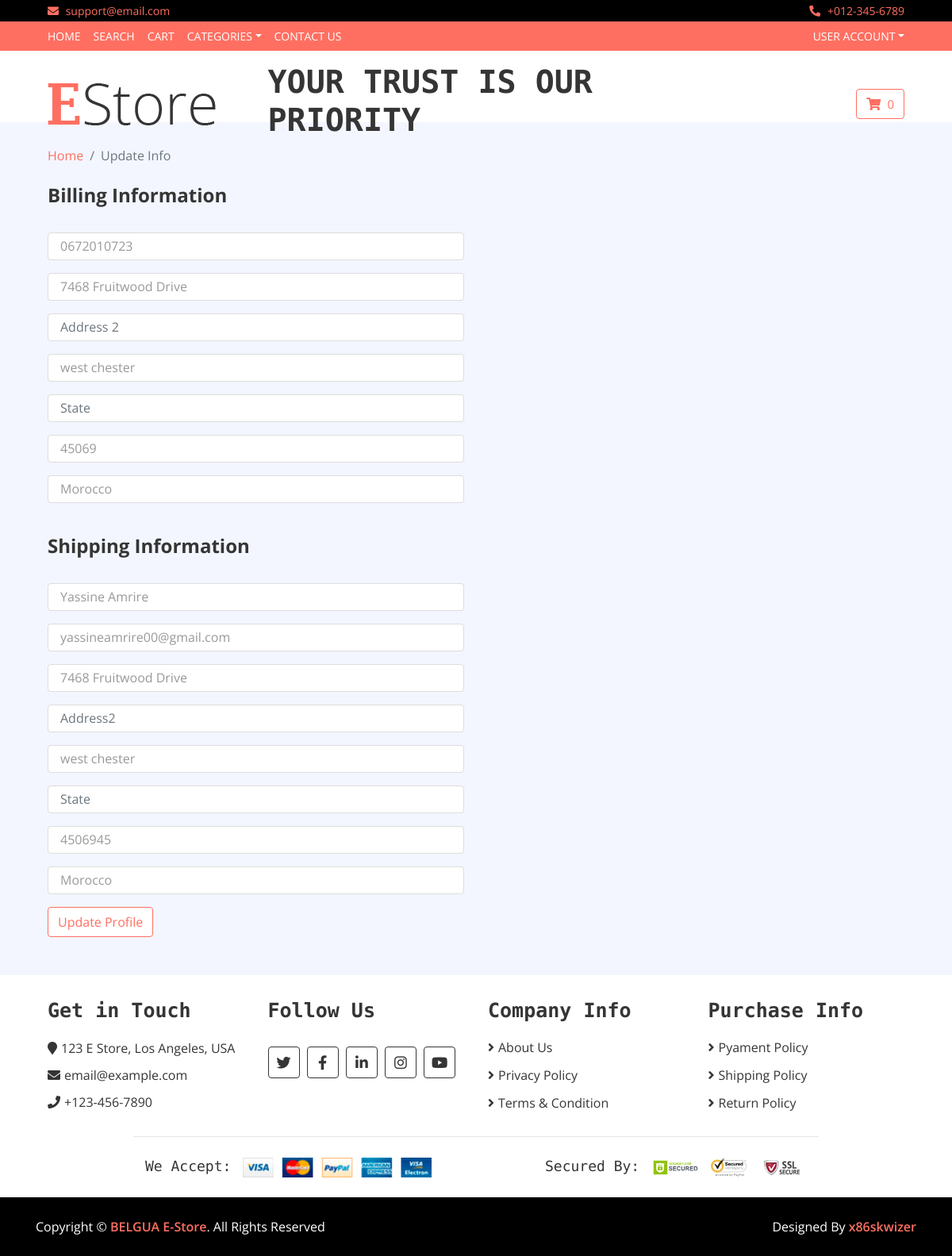
Screenshot of /update_info/ (signed in) with the database file from the repository.
### core/models.py (models this page shows, shortened)
class Profile(models.Model):
	user = models.OneToOneField(User, on_delete=models.CASCADE)
	date_modified = models.DateTimeField(User, auto_now=True)
	phone = models.CharField(max_length=20, blank=True)
	address1 = models.CharField(max_length=200, blank=True)
	address2 = models.CharField(max_length=200, blank=True)
	city = models.CharField(max_length=200, blank=True)
	state = models.CharField(max_length=200, blank=True)
	zipcode = models.CharField(max_length=200, blank=True)
	country = models.CharField(max_length=200, blank=True)
	old_cart = models.CharField(max_length=200, blank=True, null=True)

### payment/models.py (models this page shows, shortened)
class ShippingAddress(models.Model):
	user = models.ForeignKey(User, on_delete=models.CASCADE, null=True, blank=True)
	shipping_full_name = models.CharField(max_length=255)
	shipping_email = models.CharField(max_length=255)
	shipping_address1 = models.CharField(max_length=255)
	shipping_address2 = models.CharField(max_length=255, null=True, blank=True)
	shipping_city = models.CharField(max_length=255)
	shipping_state = models.CharField(max_length=255, null=True, blank=True)
	shipping_zipcode = models.CharField(max_length=255, null=True, blank=True)
	shipping_country = models.CharField(max_length=255)
	class Meta:
		verbose_name_plural = "Shipping Address"

### core/views.py (the view)
# urls.py: path('update_info/', views.update_info, name='update_info'),
def update_info(request):
    if request.user.is_authenticated:
        current_user = get_object_or_404(Profile, user__id=request.user.id)
        try:
            shipping_user = ShippingAddress.objects.get(user__id=request.user.id)
        except ShippingAddress.DoesNotExist:
            shipping_user = None
        form = UserInfoForm(request.POST or None, instance=current_user)
        shipping_form = ShippingForm(request.POST or None, instance=shipping_user)
        if form.is_valid() or shipping_form.is_valid():
            form.save()
            shipping_form.save()
            messages.success(request, "Info has been updated!")
            return redirect('core:index')
        return render(request, 'update_info.html', {'form': form, 'shipping_form': shipping_form})
    else:
        messages.error(request, "You need to be logged in to update your information.")
        return redirect('core:index')

### core/forms.py
class UserInfoForm(forms.ModelForm):
	phone = forms.CharField(label="", widget=forms.TextInput(attrs={'class':'form-control', 'placeholder':'Phone'}), required=False)
	address1 = forms.CharField(label="", widget=forms.TextInput(attrs={'class':'form-control', 'placeholder':'Address 1'}), required=False)
	address2 = forms.CharField(label="", widget=forms.TextInput(attrs={'class':'form-control', 'placeholder':'Address 2'}), required=False)
	city = forms.CharField(label="", widget=forms.TextInput(attrs={'class':'form-control', 'placeholder':'City'}), required=False)
	state = forms.CharField(label="", widget=forms.TextInput(attrs={'class':'form-control', 'placeholder':'State'}), required=False)
	zipcode = forms.CharField(label="", widget=forms.TextInput(attrs={'class':'form-control', 'placeholder':'ZipCode'}), required=False)
	country = forms.CharField(label="", widget=forms.TextInput(attrs={'class':'form-control', 'placeholder':'Country'}), required=False)
	class Meta:
		model = Profile
		fields = ('phone', 'address1', 'address2', 'city', 'state', 'zipcode', 'country')

### cart/cart.py (called while the page is built)
    def __len__(self):
        return sum(item['quantity'] for item in self.cart.values())

### cart/context_processors.py (called while the page is built)
def cart(request):
	return {'cart': Cart(request)}

### core/templates/update_info.html (shortened to what this page needs)
{% extends 'base.html' %}
{% load static %}
{% block content %}
<div class="breadcrumb-wrap">
    <div class="container-fluid">
        <ul class="breadcrumb">
            <li class="breadcrumb-item"><a href="{% url 'core:index' %}">Home</a></li>
            <li class="breadcrumb-item active">Update Info</li>
        </ul>
    </div>
</div>
<br/>
<div class="register">
    <div class="container-fluid">
        <div class="row">
            <div class="col-lg-6">
                <div class="register-form">
					<form method="POST" action="{% url 'core:update_info' %}">
                        <h4><strong>Billing Information</strong></h4><br/>
						{{ form.as_p }}
                        <br/><h4><strong>Shipping Information</strong></h4><br/>
						{{ shipping_form.as_p }}
                        <button type="submit" class="btn">Update Profile</button>
					</form>
                </div>
            </div>
        </div>
    </div>
</div>
<br/><br/>
{% endblock %}

### static/store/css/style.css (style rules this page uses)
body { color: #353535; font-family: 'Open Sans', sans-serif; font-weight: 400; background: #f3f6ff; }
a { color: #FF6F61; }
@media (min-width: 992px) { .container-fluid { padding-right: 60px; padding-left: 60px; } }
.form-control, .custom-select { width: 100%; height: 35px; padding: 0 15px; color: #999999; border: 1px solid #dddddd; margin-bottom: 15px }
.btn { color: #FF6F61; background: #ffffff; border: 1px solid #FF6F61; }
.breadcrumb-wrap { position: relative; width: 100%; }
.breadcrumb-wrap .breadcrumb { margin: 0; padding: 0; background: transparent; }

### rows the page displays
Profile: phone "0672010723", address1 "7468 Fruitwood Drive", city "west chester", zipcode "45069", country "Morocco"
ShippingAddress: shipping_full_name "Yassine Amrire", shipping_email "yassineamrire00@gmail.com", shipping_address1 "7468 Fruitwood Drive", shipping_city "west chester", shipping_zipcode "4506945", shipping_country "Morocco"

### other values shown
{{ cart|length }} "0"
